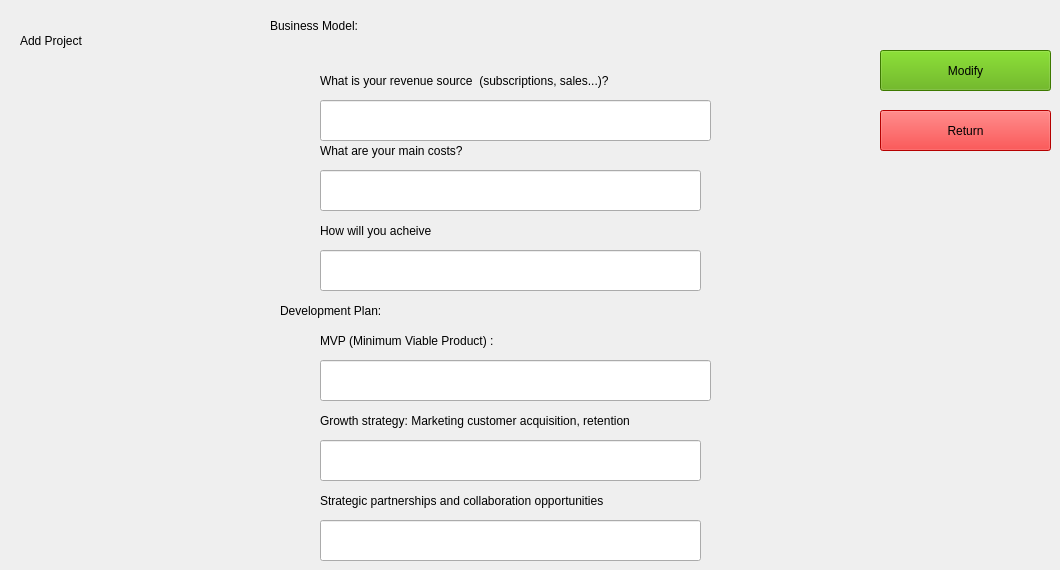
   <widget class="QWidget" name="tab_18">
    <attribute name="title">
     <string>Modify_3</string>
    </attribute>
    <widget class="QLabel" name="label_119">
     <property name="geometry">
      <rect>
       <x>270</x>
       <y>0</y>
       <width>321</width>
       <height>51</height>
      </rect>
     </property>
     <property name="styleSheet">
      <string notr="true">
font: 16pt &quot;Segoe MDL2 Assets&quot;;
</string>
     </property>
     <property name="text">
      <string>Business Model:</string>
     </property>
    </widget>
    <widget class="QLabel" name="label_120">
     <property name="geometry">
      <rect>
       <x>280</x>
       <y>290</y>
       <width>321</width>
       <height>41</height>
      </rect>
     </property>
     <property name="styleSheet">
      <string notr="true">
font: 16pt &quot;Segoe MDL2 Assets&quot;;
</string>
     </property>
     <property name="text">
      <string>Development Plan:</string>
     </property>
    </widget>
    <widget class="QLineEdit" name="GS_4">
     <property name="geometry">
      <rect>
       <x>320</x>
       <y>440</y>
       <width>381</width>
       <height>41</height>
      </rect>
     </property>
     <property name="text">
      <string/>
     </property>
    </widget>
    <widget class="QLabel" name="label_121">
     <property name="geometry">
      <rect>
       <x>320</x>
       <y>330</y>
       <width>381</width>
       <height>21</height>
      </rect>
     </property>
     <property name="styleSheet">
      <string notr="true">font: 12pt &quot;Segoe UI&quot;;</string>
     </property>
     <property name="text">
      <string>MVP (Minimum Viable Product) :</string>
     </property>
    </widget>
    <widget class="QLabel" name="label_122">
     <property name="geometry">
      <rect>
       <x>320</x>
       <y>410</y>
       <width>411</width>
       <height>21</height>
      </rect>
     </property>
     <property name="styleSheet">
      <string notr="true">font: 12pt &quot;Segoe UI&quot;;</string>
     </property>
     <property name="text">
      <string>Growth strategy: Marketing customer acquisition, retention </string>
     </property>
    </widget>
    <widget class="QLabel" name="label_123">
     <property name="geometry">
      <rect>
       <x>320</x>
       <y>140</y>
       <width>381</width>
       <height>21</height>
      </rect>
     </property>
     <property name="styleSheet">
      <string notr="true">font: 12pt &quot;Segoe UI&quot;;</string>
     </property>
     <property name="text">
      <string>What are your main costs?</string>
     </property>
    </widget>
    <widget class="QPushButton" name="b3_4">
     <property name="geometry">
      <rect>
       <x>880</x>
       <y>50</y>
       <width>171</width>
       <height>41</height>
      </rect>
     </property>
     <property name="styleSheet">
      <string notr="true">font:11pt &quot;Sitka&quot;;
background-color: rgb(85, 170,0 );</string>
     </property>
     <property name="text">
      <string>Modify</string>
     </property>
    </widget>
    <widget class="QLabel" name="label_124">
     <property name="geometry">
      <rect>
       <x>320</x>
       <y>220</y>
       <width>471</width>
       <height>21</height>
      </rect>
     </property>
     <property name="styleSheet">
      <string notr="true">font: 12pt &quot;Segoe UI&quot;;</string>
     </property>
     <property name="text">
      <string>How will you acheive</string>
     </property>
    </widget>
    <widget class="QLabel" name="label_125">
     <property name="geometry">
      <rect>
       <x>320</x>
       <y>490</y>
       <width>381</width>
       <height>21</height>
      </rect>
     </property>
     <property name="styleSheet">
      <string notr="true">font: 12pt &quot;Segoe UI&quot;;</string>
     </property>
     <property name="text">
      <string>Strategic partnerships and collaboration opportunities</string>
     </property>
    </widget>
    <widget class="QLabel" name="label_126">
     <property name="geometry">
      <rect>
       <x>320</x>
       <y>70</y>
       <width>381</width>
       <height>21</height>
      </rect>
     </property>
     <property name="styleSheet">
      <string notr="true">font: 12pt &quot;Segoe UI&quot;;</string>
     </property>
     <property name="text">
      <string>What is your revenue source  (subscriptions, sales...)? </string>
     </property>
    </widget>
    <widget class="QPushButton" name="pushButton_19">
     <property name="geometry">
      <rect>
       <x>880</x>
       <y>110</y>
       <width>171</width>
       <height>41</height>
      </rect>
     </property>
     <property name="styleSheet">
      <string notr="true">font:11pt &quot;Sitka&quot;;
background-color: rgb(255,0,0);</string>
     </property>
     <property name="text">
      <string>Return</string>
     </property>
    </widget>
    <widget class="QLineEdit" name="SP_4">
     <property name="geometry">
      <rect>
       <x>320</x>
       <y>520</y>
       <width>381</width>
       <height>41</height>
      </rect>
     </property>
     <property name="text">
      <string/>
     </property>
    </widget>
    <widget class="QLabel" name="label_127">
     <property name="geometry">
      <rect>
       <x>20</x>
       <y>20</y>
       <width>151</width>
       <height>41</height>
      </rect>
     </property>
     <property name="styleSheet">
      <string notr="true">
font: 16pt &quot;Segoe MDL2 Assets&quot;;
</string>
     </property>
     <property name="text">
      <string>Add Project</string>
     </property>
    </widget>
    <widget class="QLineEdit" name="how_4">
     <property name="geometry">
      <rect>
       <x>320</x>
       <y>250</y>
       <width>381</width>
       <height>41</height>
      </rect>
     </property>
     <property name="text">
      <string/>
     </property>
    </widget>
    <widget class="QLineEdit" name="costs_4">
     <property name="geometry">
      <rect>
       <x>320</x>
       <y>170</y>
       <width>381</width>
       <height>41</height>
      </rect>
     </property>
     <property name="text">
      <string/>
     </property>
    </widget>
    <widget class="QLineEdit" name="revenu_4">
     <property name="geometry">
      <rect>
       <x>320</x>
       <y>100</y>
       <width>391</width>
       <height>41</height>
      </rect>
     </property>
     <property name="text">
      <string/>
     </property>
    </widget>
    <widget class="QLineEdit" name="MVP_4">
     <property name="geometry">
      <rect>
       <x>320</x>
       <y>360</y>
       <width>391</width>
       <height>41</height>
      </rect>
     </property>
     <property name="text">
      <string/>
     </property>
    </widget>
   </widget>
